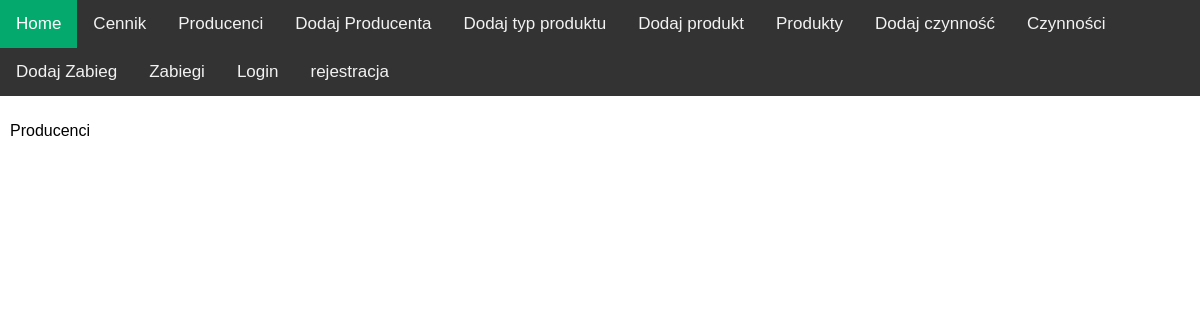
/producers/, run on an earlier commit of the app's database.
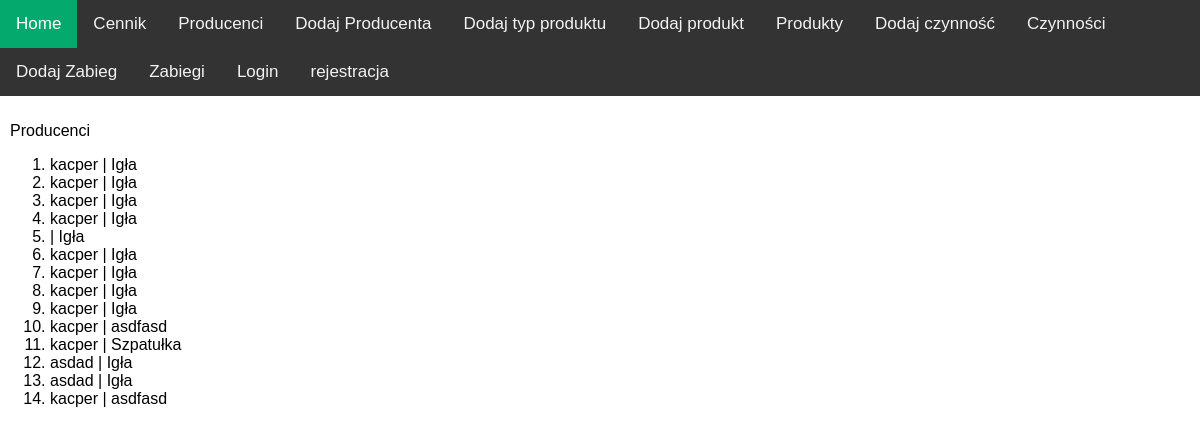
And on a later commit of the database.
### cosm_app/models.py (models this page shows)
class Producer(models.Model):
    name = models.CharField(max_length=64)
    product_types = models.ForeignKey(ProductType, on_delete=models.CASCADE)
    def __str__(self):
        return f"{self.name} | {self.product_types}"

class ProductType(models.Model):
    product_type = models.CharField(max_length=15)
    product_type_plural = models.CharField(max_length=15, default="N/A")
    def __str__(self):
        return f"{self.product_type}"

### cosm_app/views.py (the view)
# urls.py: path('producers/', views.ProducerView.as_view(), name='producers'),
class ProducerView(View):
    def get(self, request):
        producers = Producer.objects.all()
        return render(request, 'producers_view.html', {'producers': producers})

### templates/producers_view.html
{% extends 'base.html'%}
{% block page %}
    <p>Producenci</p>
    {% include 'list_view.html' with object_list=producers %}
{% endblock %}

### templates/list_view.html
 <ol>
        {% for obj in object_list %}
            <li>{{ obj }}</li>
        {% endfor %}
    </ol>

What changed in the data, as far as the page shows it:
added Producer: name+product_types "kacper | Igła"
added Producer: name+product_types "kacper | Igła"
added Producer: name+product_types "kacper | Igła"
added Producer: name+product_types "kacper | Igła"
added Producer: name+product_types "| Igła"
added Producer: name+product_types "kacper | Igła"
added Producer: name+product_types "kacper | Igła"
added Producer: name+product_types "kacper | Igła"
added Producer: name+product_types "kacper | Igła"
added Producer: name+product_types "kacper | asdfasd"
added Producer: name+product_types "kacper | Szpatułka"
added Producer: name+product_types "asdad | Igła"
added Producer: name+product_types "asdad | Igła"
added Producer: name+product_types "kacper | asdfasd"
